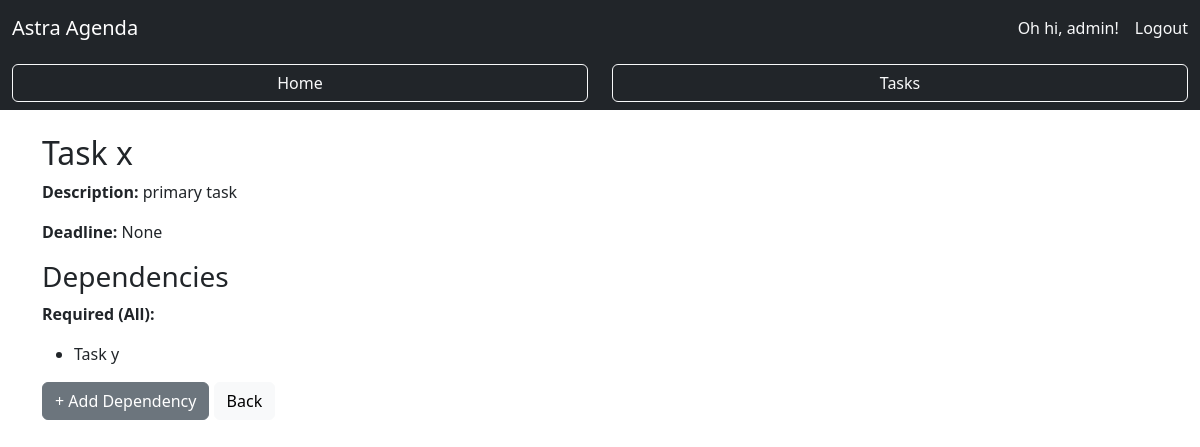
Screenshot of /tasks/8/ (signed in) with the database file from the repository.
### tasks/models.py (models this page shows, shortened)
class Task(models.Model):
    user = models.ForeignKey(User, on_delete=models.CASCADE, related_name="tasks")
    name = models.CharField(max_length=255)
    description = models.TextField(blank=True)
    deadline = models.DateField(blank=True, null=True)
    completed = models.BooleanField(default=False)
    created_at = models.DateTimeField(auto_now_add=True)

class DependencyGroup(models.Model):
    task = models.ForeignKey(Task, on_delete=models.CASCADE, related_name="dependency_groups")
    """
    Type of group:
    ALL = strict required
    ONE = one-of required
    OPT = optional

    """
    GROUP_TYPE_CHOICES = [
        ("ALL", "Required (All)"),
        ("ONE", "Required (One-of)"),
        ("OPT", "Optional"),
    ]
    group_type = models.CharField(max_length=3, choices=GROUP_TYPE_CHOICES)

class TaskDependency(models.Model):
    group = models.ForeignKey(DependencyGroup, on_delete=models.CASCADE, related_name="dependencies")
    prerequisite_task = models.ForeignKey(Task, on_delete=models.CASCADE, related_name="dependent_links")

### tasks/views.py (the view)
# urls.py: path("tasks/<int:task_id>/", views.task_detail, name="task_detail"),
@login_required
def task_detail(request, task_id):
    task = get_object_or_404(Task, id=task_id, user=request.user)
    dependency_groups = task.dependency_groups.prefetch_related("dependencies__prerequisite_task")
    return render(request, "tasks/task_detail.html", {
        "task": task,
        "dependency_groups": dependency_groups
    })

### tasks/templates/tasks/task_detail.html
{% extends "tasks/layout.html" %}
{% block body %}
  <h2>{{ task.name }}</h2>
  <p><strong>Description:</strong> {{ task.description|default:"No description" }}</p>
  <p><strong>Deadline:</strong> {{ task.deadline|default:"None" }}</p>
  <h3>Dependencies</h3>
  {% for group in dependency_groups %}
    <p><strong>{{ group.get_group_type_display }}:</strong></p>
    <ul>
      {% for dep in group.dependencies.all %}
        <li>{{ dep.prerequisite_task.name }}</li>
      {% endfor %}
    </ul>
  {% empty %}
    <p>No dependencies yet.</p>
  {% endfor %}
  <a href="{% url 'add_dependency' task.id %}" class="btn btn-secondary">+ Add Dependency</a>
  <a href="{% url 'index' %}" class="btn btn-light">Back</a>
{% endblock %}

### tasks/templates/tasks/layout.html (shortened to what this page needs)
{% load static %}
<!DOCTYPE html>
<html lang="en">
<head>
    <link href="https://cdn.jsdelivr.net/npm/bootstrap@5.3.2/dist/css/bootstrap.min.css" rel="stylesheet">
</head>
<body>
    <nav class="navbar navbar-expand-lg navbar-dark bg-dark mb-0">
        <div class="container-fluid">
            <a class="navbar-brand" href="/">Astra Agenda</a>
            <div class="d-flex ms-auto align-items-center gap-3">
                {% if user.is_authenticated %}
                    <span class="navbar-text text-light mb-0">Oh hi, {{ user.username }}!</span>
                    <a class="nav-link text-light" href="{% url 'logout' %}">Logout</a>
                {% else %}
                    <a class="nav-link text-light" href="{% url 'login' %}">Login</a>
                    <a class="nav-link text-light" href="{% url 'register' %}">Register</a>
                {% endif %}
            </div>
    </nav>
    <div class="container-fluid bg-dark py-2 mb-4">
        <div class="row text-center">
            <div class="col-6">
                <a href="{% url 'index' %}" class="btn btn-outline-light w-100">Home</a>
            </div>
            <div class="col-6">
                <a href="{% url 'tasks' %}" class="btn btn-outline-light w-100">Tasks</a>
            </div>
        </div>
    </div>
    <div class="container">
        {% block body %}
        {% endblock %}
    </div>
</body>
</html>

### rows the page displays
Task: name "Task x", description "primary task", deadline "None"
DependencyGroup: group_type "Required (All)"
TaskDependency: prerequisite_task.name "Task y"

### other values shown
{{ user.username }} "admin"
